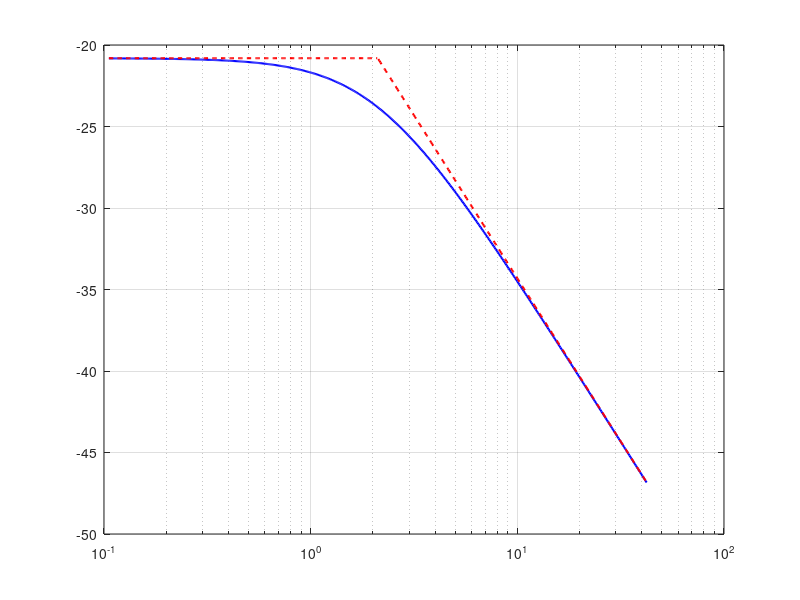

MATLAB code for this plot: (Note: this script raises an error after producing the figure.)
%% Bode assintótico para a questão 2.4

k0 = 0.0911;
a  = 2.1119;

w = logspace(log10(a/20), log10(20*a), 500);

% Curva real
G_mag_db = 20*log10(k0*a ./ sqrt(w.^2 + a^2));

% Assíntotas
k0_db = 20*log10(k0);

assintota_baixa = k0_db * ones(size(w));
assintota_alta  = k0_db - 20*log10(w/a);

assintota_baixa(w > a) = NaN;
assintota_alta(w < a)  = NaN;

% Figura
figure('Color','k');

semilogx(w, G_mag_db, 'b-', 'LineWidth', 1.5); 
hold on;
grid on;

semilogx(w, assintota_baixa, 'r--', 'LineWidth', 1.5);
semilogx(w, assintota_alta,  'r--', 'LineWidth', 1.5);

xline(a, 'k:', 'LineWidth', 1.3);

xlabel('\omega [rad/s]');
ylabel('Magnitude [dB]');
title('Diagrama de Bode assintótico do sistema identificado');

legend('Curva real |G(j\omega)|', ...
       'Assíntotas', ...
       '\omega_c = a', ...
       'Location', 'southwest');

saveas(gcf, 'Fig24_BodeAssintotico.png');
